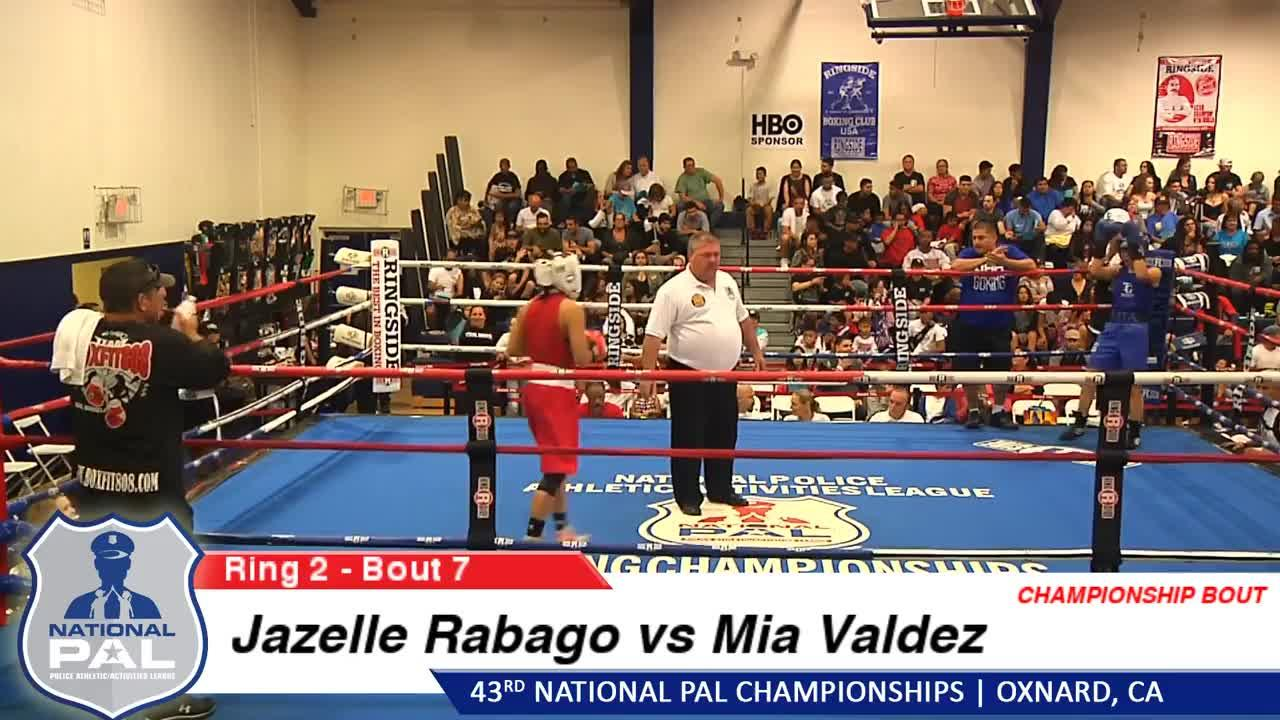
%> input picture boxing1.jpg, 1280 x 720 px
$ octave runExample.m   (GNU Octave 9; MATLAB toolbox functions it lacks are replaced by stand-ins)
%> lines starting %> are read from the running program, lines starting %| are printed output that depends on the picture
### runDIWU.m
%------------------------------------------------------------------------%
% Copyright 2018 Lior Talker, Yael Moses and Ilan Shimshoni
% From the paper: "Efficient Sliding Window Computation for
%                  NN-Based Template Matching", ECCV 2018.
% INPUT:
% scoreMode - 0 for DIWU, 1 for IWU
% I - RGB input image
% T - RGB input template
% patchSize - the size of patch for the NN computation
% isDeep - 1 to use vgg deep features, 0 to use RGB features
%
% OUTPUT:
% scoreMapOut - output heatmap
% rectOut - the output bounding box ([top left X, top left Y, width, height])
% time - computation time (not including the NN computation)
% nnTime - NN computation time
%------------------------------------------------------------------------%
function [scoreMapOut,rectOut,time,nnTime] = runDIWU(scoreMode,I,T,patchSize,isDeep,net,gpuN)

    I = im2double(I);
    T = im2double(T);

    sT = size(T);
    %% compute NN field
    nnfApprox = zeros(size(I,1),size(I,2));
    % aproximated params for TreeCANN
    S_grid = 1;
    T_grid = 1;
    S_win = 3;    %must be odd
    T_win = 5;    %must be odd
    eps = 2;
    num_PCA_dims = 9;
    train_patches = 100;
    knn = 5;
    second_phase = 1;

    I = im2uint8(I);
    T = im2uint8(T);

    if (isDeep) % VGG features
        [nnf,nnfX,nnfY,nnTime] = calcDeepFeatures(I,T,net,gpuN);
    else % RGB features
        tic;
        [nnf_dist_temp,nnf_X,nnf_Y] = run_TreeCANN(I,T,patchSize,S_grid,T_grid,train_patches,num_PCA_dims,eps,knn,S_win,T_win,second_phase);
        nnTime = toc;
        nnf_X1 = nnf_X(1:end-patchSize+1,1:end-patchSize+1);
        nnf_Y1 = nnf_Y(1:end-patchSize+1,1:end-patchSize+1);
        %remove patchSize from end
        nnfApprox(1:end-patchSize+1,1:end-patchSize+1) = sub2ind(sT(1:2),nnf_Y1,nnf_X1);
        nnf=nnfApprox;
    end

    %% DIWU/IWU computation
    [scoreMapOut, rectOut, time] = computeDIWU(scoreMode,nnf,sT);


end

### runExample.m


addpath(genpath('utils'));
addpath('DIWU_bin');

im1 = imread('boxing1.jpg');
%> im1 is the input picture: size 720x1280x3 uint8; mean R, G, B 143.1, 126.3, 119.5
im2 = imread('boxing2.jpg');
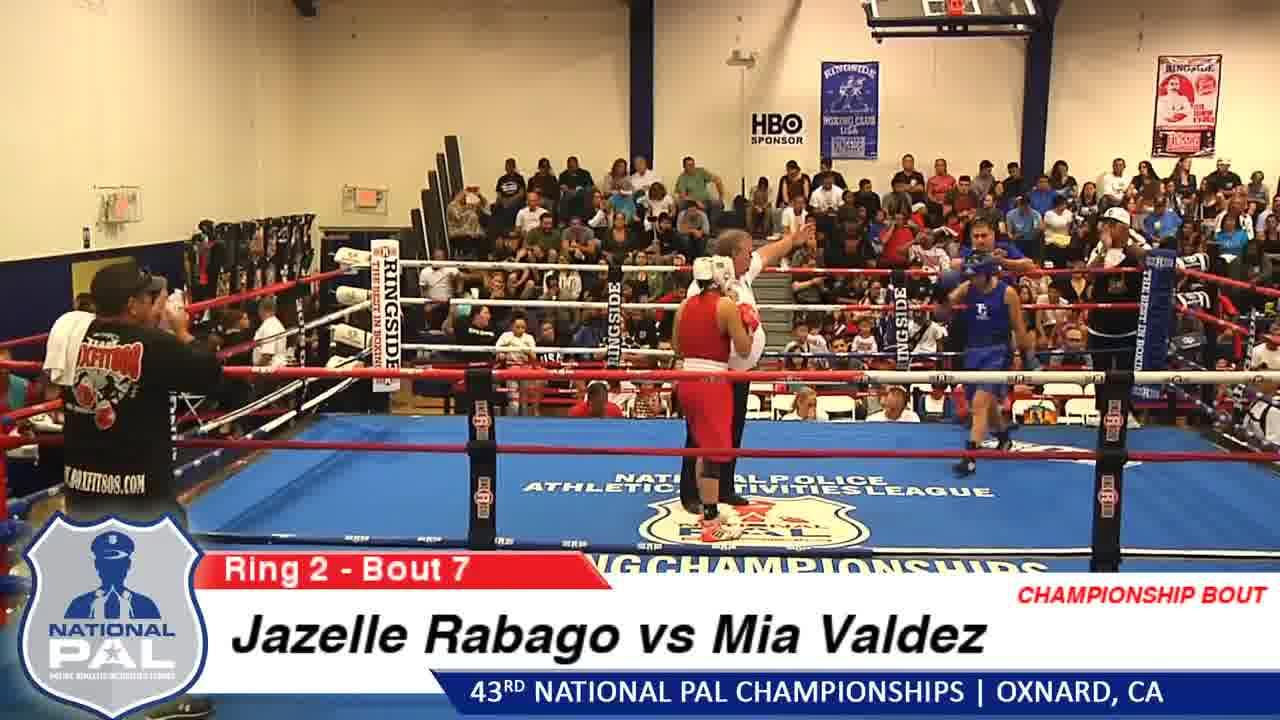
%> input picture boxing2.jpg, 1280 x 720 px
%> im2 is the input picture: size 720x1280x3 uint8; mean R, G, B 143, 126.4, 119.8

Trect = [522 260 62 281];
rectGT = [684 259 54 280];
T = im1(Trect(2):(Trect(2)+Trect(4)),Trect(1):(Trect(1)+Trect(3)),:);
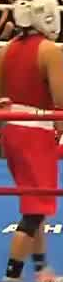
%> T: size 282x63x3 uint8; mean R, G, B 147.9, 81.3, 78.4

%% run DIWU on RGB features
[scoreMapOut,rectOut,time,nnTime] = runDIWU(0,im2,T,3,0);
%> the run ends on the next line
